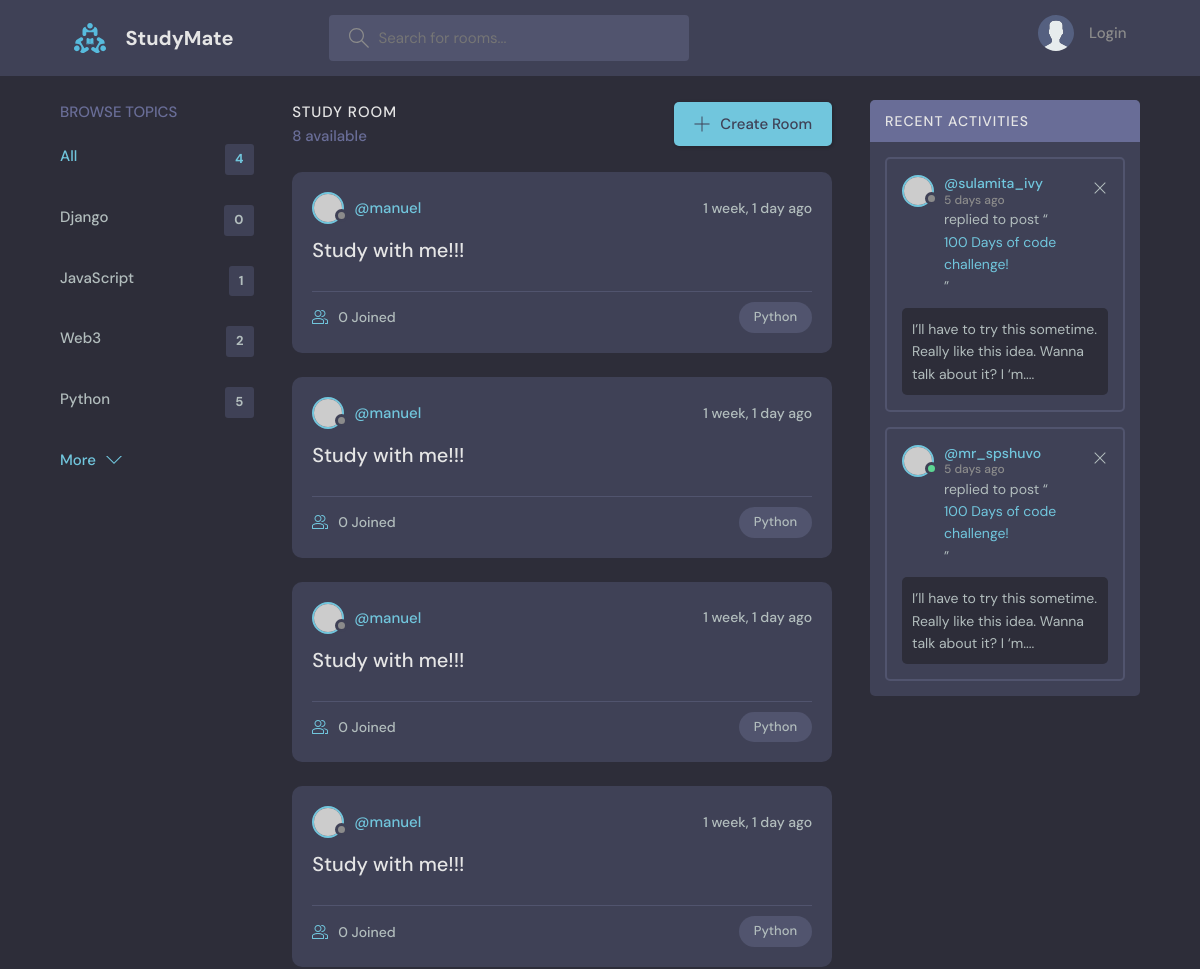
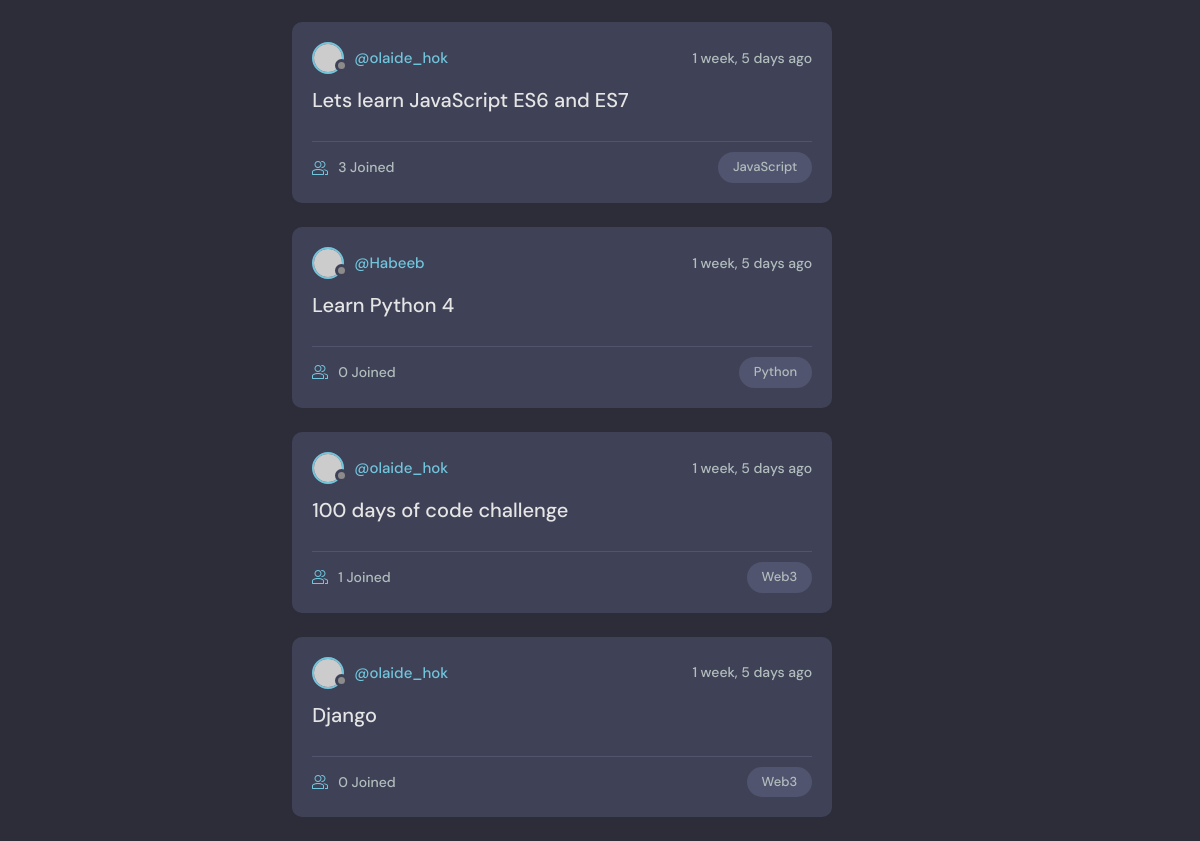
The page / on the database its author committed (2 pictures, top to bottom).
### base/models.py (models this page shows, shortened)
class Topic(models.Model):
    name = models.CharField(max_length=200)

class Room(models.Model):
    host = models.ForeignKey(User, on_delete=models.SET_NULL, null=True)
    topic = models.ForeignKey(Topic, on_delete=models.SET_NULL, null=True)
    name = models.CharField(max_length=200)
    description = models.TextField(null=True, blank=True)
    participants = models.ManyToManyField(User, related_name='participants', blank=True)
    updated = models.DateTimeField(auto_now=True)
    created = models.DateTimeField(auto_now_add=True)
    class Meta:
        ordering = ['-updated', '-created']

### base/views.py (the view)
# urls.py: path('', views.home, name='home'),
def home(request):
    q = request.GET.get('q') if request.GET.get('q') != None else ''
    rooms = Room.objects.filter(
        Q(topic__name__icontains=q) |
        Q(name__icontains=q) |
        Q(description__icontains=q)
    )
    topics = Topic.objects.all()
    room_count = rooms.count()
    room_messages = Message.objects.filter(Q(room__topic__name__icontains=q))
    context = {'rooms': rooms, 'topics': topics,
               'room_count': room_count, 'room_messages': room_messages}
    return render(request, 'base/home.html', context)

### base/templates/base/home.html (shortened to what this page needs)
{% extends 'main.html' %}
{% block content %}
<main class="layout layout--3">
  <div class="container">
    {% include 'base/topics_component.html' %}
    <div class="roomList">
      <div class="roomList__header">
        <div>
          <h2>Study Room</h2>
          <p>{{room_count}} available</p>
        </div>
        <a class="btn btn--main" href="create-room.html">
          <svg
            version="1.1"
            xmlns="http://www.w3.org/2000/svg"
            width="32"
            height="32"
            viewBox="0 0 32 32"
          >
            <title>add</title>
            <path
              d="M16.943 0.943h-1.885v14.115h-14.115v1.885h14.115v14.115h1.885v-14.115h14.115v-1.885h-14.115v-14.115z"
            ></path>
          </svg>
          Create Room
        </a>
      </div>
    {% include 'base/feed_component.html' %}
    </div>
    <div class="activities">
      <div class="activities__header">
        <h2>Recent Activities</h2>
      </div>
      <div class="activities__box">
        <div class="activities__boxHeader roomListRoom__header">
          <a href="profile.html" class="roomListRoom__author">
            <div class="avatar avatar--small">
              <img src="https://randomuser.me/api/portraits/women/11.jpg" />
            </div>
            <p>
              @sulamita_ivy
              <span>5 days ago</span>
            </p>
          </a>
          <div class="roomListRoom__actions">
            <a href="#">
              <svg
                version="1.1"
                xmlns="http://www.w3.org/2000/svg"
                width="32"
                height="32"
                viewBox="0 0 32 32"
              >
                <title>remove</title>
                <path
                  d="M27.314 6.019l-1.333-1.333-9.98 9.981-9.981-9.981-1.333 1.333 9.981 9.981-9.981 9.98 1.333 1.333 9.981-9.98 9.98 9.98 1.333-1.333-9.98-9.98 9.98-9.981z"
                ></path>
              </svg>
            </a>
          </div>
        </div>
        <div class="activities__boxContent">
          <p>
            replied to post “<a href="room.html">100 Days of code challenge!</a
            >”
          </p>
          <div class="activities__boxRoomContent">
            I’ll have to try this sometime. Really like this idea. Wanna talk
            about it? I ‘m....
          </div>
        </div>
      </div>
      <div class="activities__box">
        <div class="activities__boxHeader roomListRoom__header">
          <a href="profile.html" class="roomListRoom__author">
            <div class="avatar avatar--small active">
              <img src="https://randomuser.me/api/portraits/men/13.jpg" />
            </div>
            <p>
              @mr_spshuvo
              <span>5 days ago</span>
            </p>
          </a>
          <div class="roomListRoom__actions">
            <a href="#">
              <svg
                version="1.1"
                xmlns="http://www.w3.org/2000/svg"
                width="32"
                height="32"
                viewBox="0 0 32 32"
              >
                <title>remove</title>
                <path
                  d="M27.314 6.019l-1.333-1.333-9.98 9.981-9.981-9.981-1.333 1.333 9.981 9.981-9.981 9.98 1.333 1.333 9.981-9.98 9.98 9.98 1.333-1.333-9.98-9.98 9.98-9.981z"
                ></path>
              </svg>
            </a>
          </div>
        </div>
        <div class="activities__boxContent">
          <p>
            replied to post “<a href="room.html">100 Days of code challenge!</a
            >”
          </p>
          <div class="activities__boxRoomContent">
            I’ll have to try this sometime. Really like this idea. Wanna talk
            about it? I ‘m....
          </div>
        </div>
      </div>
    </div>
  </div>
</main>
{% endblock %}

### base/templates/base/topics_component.html
<div class="topics">
  <div class="topics__header">
    <h2>Browse Topics</h2>
  </div>
  <ul class="topics__list">
    <li>
      <a href="{% url 'home' %}" class="active">All <span>{{topics.count}}</span></a>
    </li>
{% for topic in topics %}
    <li>
      <a href="{% url 'home' %}?q={{topic.name}}">{{topic.name}}<span>{{topic.room_set.all.count}}</span></a>
    </li>
    {% endfor %}
  </ul>
  <a class="btn btn--link" href="topics.html">
    More
    <svg
      version="1.1"
      xmlns="http://www.w3.org/2000/svg"
      width="32"
      height="32"
      viewBox="0 0 32 32"
    >
      <title>chevron-down</title>
      <path d="M16 21l-13-13h-3l16 16 16-16h-3l-13 13z"></path>
    </svg>
  </a>
</div>

### base/templates/base/feed_component.html (shortened to what this page needs)
{% for room in rooms %}
<div class="roomListRoom">
  <div class="roomListRoom__header">
    <a
      href="{% url 'user-profile' room.host.id %}"
      class="roomListRoom__author"
    >
      <div class="avatar avatar--small">
        <img src="https://randomuser.me/api/portraits/women/11.jpg" />
      </div>
      <span>@{{room.host.username}}</span>
    </a>
    <div class="roomListRoom__actions">
      <span>{{room.created|timesince}} ago</span>
    </div>
  </div>
  <div class="roomListRoom__content">
    <a href="{% url 'room' room.id %}">{{room.name}}</a>
  </div>
  <div class="roomListRoom__meta">
    <a href="{% url 'room' room.id %}" class="roomListRoom__joined">
      {{room.participants.all.count}} Joined
    </a>
    <p class="roomListRoom__topic">{{room.topic.name}}</p>
  </div>
</div>
{% endfor %}

### rows shown on the page
Topic: name "Django", room_set.all.count "0"
Topic: name "JavaScript", room_set.all.count "1"
Topic: name "Web3", room_set.all.count "2"
Topic: name "Python", room_set.all.count "5"
Room: host.username "manuel", created "1 week, 1 day", name "Study with me!!!", participants.all.count "0", topic.name "Python"
Room: host.username "manuel", created "1 week, 1 day", name "Study with me!!!", participants.all.count "0", topic.name "Python"
Room: host.username "manuel", created "1 week, 1 day", name "Study with me!!!", participants.all.count "0", topic.name "Python"
Room: host.username "manuel", created "1 week, 1 day", name "Study with me!!!", participants.all.count "0", topic.name "Python"
Room: host.username "olaide_hok", created "1 week, 5 days", name "Lets learn JavaScript ES6 and ES7", participants.all.count "3", topic.name "JavaScript"
Room: host.username "Habeeb", created "1 week, 5 days", name "Learn Python 4", participants.all.count "0", topic.name "Python"
Room: host.username "olaide_hok", created "1 week, 5 days", name "100 days of code challenge", participants.all.count "1", topic.name "Web3"
Room: host.username "olaide_hok", created "1 week, 5 days", name "Django", participants.all.count "0", topic.name "Web3"

### other values the page prints
{{ topics.count }} "4"
{{ room_count }} "8"
